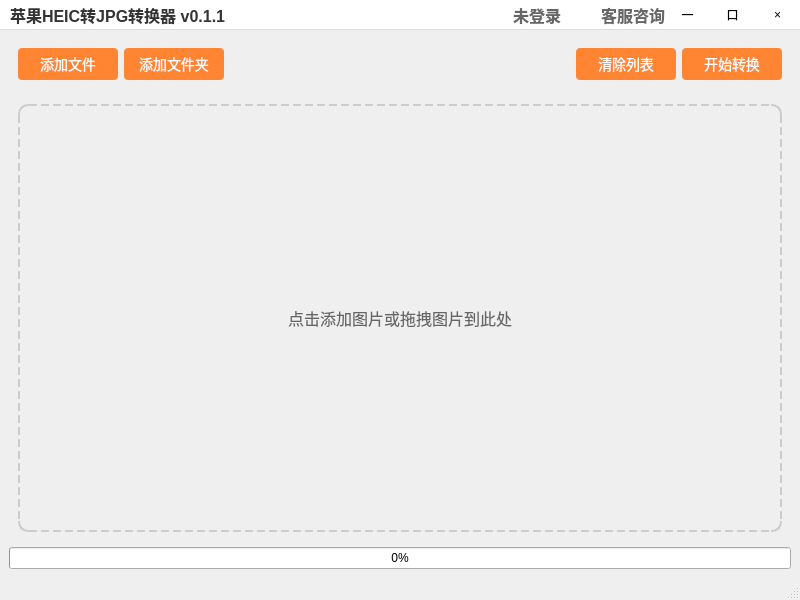
<?xml version="1.0" encoding="UTF-8"?>
<ui version="4.0">
 <class>MainWindow</class>
 <widget class="QMainWindow" name="MainWindow">
  <property name="geometry">
   <rect>
    <x>0</x>
    <y>0</y>
    <width>800</width>
    <height>600</height>
   </rect>
  </property>
  <property name="acceptDrops">
   <bool>true</bool>
  </property>
  <property name="windowTitle">
   <string>苹果HEIC转JPG转换器 v0.1.1</string>
  </property>
  <widget class="QWidget" name="centralwidget">
   <layout class="QVBoxLayout" name="verticalLayout">
    <property name="spacing">
     <number>0</number>
    </property>
    <property name="leftMargin">
     <number>0</number>
    </property>
    <property name="topMargin">
     <number>0</number>
    </property>
    <property name="rightMargin">
     <number>0</number>
    </property>
    <property name="bottomMargin">
     <number>0</number>
    </property>
    <item>
     <widget class="QWidget" name="titleBar" native="true">
      <property name="minimumSize">
       <size>
        <width>0</width>
        <height>30</height>
       </size>
      </property>
      <property name="styleSheet">
       <string notr="true">QWidget#titleBar {
    background-color: white;
    border-bottom: 1px solid #DDDDDD;
}</string>
      </property>
      <layout class="QHBoxLayout" name="horizontalLayout_2">
       <property name="spacing">
        <number>0</number>
       </property>
       <property name="leftMargin">
        <number>10</number>
       </property>
       <property name="topMargin">
        <number>0</number>
       </property>
       <property name="rightMargin">
        <number>0</number>
       </property>
       <property name="bottomMargin">
        <number>0</number>
       </property>
       <item>
        <widget class="QLabel" name="titleLabel">
         <property name="styleSheet">
          <string notr="true">QLabel {
    color: #333333;
    font-size: 16px;
    font-weight: bold;
    font-family: &quot;Microsoft YaHei&quot;;
}</string>
         </property>
         <property name="text">
          <string>苹果HEIC转JPG转换器 v0.1.1</string>
         </property>
        </widget>
       </item>
       <item>
        <spacer name="horizontalSpacer_3">
         <property name="orientation">
          <enum>Qt::Horizontal</enum>
         </property>
         <property name="sizeHint" stdset="0">
          <size>
           <width>40</width>
           <height>20</height>
          </size>
         </property>
        </spacer>
       </item>
       <item>
        <widget class="QPushButton" name="loginButton">
         <property name="cursor">
          <cursorShape>PointingHandCursor</cursorShape>
         </property>
         <property name="styleSheet">
          <string notr="true">QPushButton {
    border: none;
    color: #666666;
    background: transparent;
    font-size: 16px;
    font-weight: bold;
    font-family: &quot;Microsoft YaHei&quot;;
}
QPushButton:hover {
    color: #FF8533;
}</string>
         </property>
         <property name="text">
          <string>未登录</string>
         </property>
        </widget>
       </item>
       <item>
        <spacer name="horizontalSpacer">
         <property name="orientation">
          <enum>Qt::Horizontal</enum>
         </property>
         <property name="sizeType">
          <enum>QSizePolicy::Maximum</enum>
         </property>
         <property name="sizeHint" stdset="0">
          <size>
           <width>40</width>
           <height>20</height>
          </size>
         </property>
        </spacer>
       </item>
       <item>
        <widget class="QPushButton" name="serviceButton">
         <property name="cursor">
          <cursorShape>PointingHandCursor</cursorShape>
         </property>
         <property name="styleSheet">
          <string notr="true">QPushButton {
    border: none;
    color: #666666;
    background: transparent;
    font-size: 16px;
    font-weight: bold;
    font-family: &quot;Microsoft YaHei&quot;;
}
QPushButton:hover {
    color: #FF8533;
}</string>
         </property>
         <property name="text">
          <string>客服咨询</string>
         </property>
        </widget>
       </item>
       <item>
        <widget class="QPushButton" name="minimizeButton">
         <property name="minimumSize">
          <size>
           <width>45</width>
           <height>30</height>
          </size>
         </property>
         <property name="cursor">
          <cursorShape>PointingHandCursor</cursorShape>
         </property>
         <property name="styleSheet">
          <string notr="true">QPushButton {
    border: none;
    background: transparent;
}
QPushButton:hover {
    background-color: #E5E5E5;
}
QPushButton:pressed {
    background-color: #D5D5D5;
}</string>
         </property>
         <property name="text">
          <string>一</string>
         </property>
        </widget>
       </item>
       <item>
        <widget class="QPushButton" name="maximizeButton">
         <property name="minimumSize">
          <size>
           <width>45</width>
           <height>30</height>
          </size>
         </property>
         <property name="cursor">
          <cursorShape>PointingHandCursor</cursorShape>
         </property>
         <property name="styleSheet">
          <string notr="true">QPushButton {
    border: none;
    background: transparent;
}
QPushButton:hover {
    background-color: #E5E5E5;
}
QPushButton:pressed {
    background-color: #D5D5D5;
}</string>
         </property>
         <property name="text">
          <string>口</string>
         </property>
        </widget>
       </item>
       <item>
        <widget class="QPushButton" name="closeButton">
         <property name="minimumSize">
          <size>
           <width>45</width>
           <height>30</height>
          </size>
         </property>
         <property name="cursor">
          <cursorShape>PointingHandCursor</cursorShape>
         </property>
         <property name="styleSheet">
          <string notr="true">QPushButton {
    border: none;
    background: transparent;
}
QPushButton:hover {
    background-color: #FF0000;
    color: white;
}
QPushButton:pressed {
    background-color: #AA0000;
    color: white;
}</string>
         </property>
         <property name="text">
          <string>×</string>
         </property>
        </widget>
       </item>
      </layout>
     </widget>
    </item>
    <item>
     <widget class="QWidget" name="contentWidget" native="true">
      <layout class="QVBoxLayout" name="contentLayout">
       <item>
        <widget class="QWidget" name="topWidget" native="true">
         <layout class="QHBoxLayout" name="topLayout">
          <item>
           <widget class="QPushButton" name="addFileButton">
            <property name="minimumSize">
             <size>
              <width>100</width>
              <height>32</height>
             </size>
            </property>
            <property name="cursor">
             <cursorShape>PointingHandCursor</cursorShape>
            </property>
            <property name="styleSheet">
             <string notr="true">QPushButton {
    background-color: #FF8533;
    color: white;
    border: none;
    border-radius: 4px;
    padding: 5px 15px;
    font-size: 14px;
}
QPushButton:hover {
    background-color: #FF9955;
}
QPushButton:pressed {
    background-color: #FF7722;
}</string>
            </property>
            <property name="text">
             <string>添加文件</string>
            </property>
           </widget>
          </item>
          <item>
           <widget class="QPushButton" name="addFolderButton">
            <property name="minimumSize">
             <size>
              <width>100</width>
              <height>32</height>
             </size>
            </property>
            <property name="cursor">
             <cursorShape>PointingHandCursor</cursorShape>
            </property>
            <property name="styleSheet">
             <string notr="true">QPushButton {
    background-color: #FF8533;
    color: white;
    border: none;
    border-radius: 4px;
    padding: 5px 15px;
    font-size: 14px;
}
QPushButton:hover {
    background-color: #FF9955;
}
QPushButton:pressed {
    background-color: #FF7722;
}</string>
            </property>
            <property name="text">
             <string>添加文件夹</string>
            </property>
           </widget>
          </item>
          <item>
           <spacer name="horizontalSpacer_2">
            <property name="orientation">
             <enum>Qt::Horizontal</enum>
            </property>
            <property name="sizeHint" stdset="0">
             <size>
              <width>40</width>
              <height>20</height>
             </size>
            </property>
           </spacer>
          </item>
          <item>
           <widget class="QPushButton" name="clearButton">
            <property name="minimumSize">
             <size>
              <width>100</width>
              <height>32</height>
             </size>
            </property>
            <property name="cursor">
             <cursorShape>PointingHandCursor</cursorShape>
            </property>
            <property name="styleSheet">
             <string notr="true">QPushButton {
    background-color: #FF8533;
    color: white;
    border: none;
    border-radius: 4px;
    padding: 5px 15px;
    font-size: 14px;
}
QPushButton:hover {
    background-color: #FF9955;
}
QPushButton:pressed {
    background-color: #FF7722;
}</string>
            </property>
            <property name="text">
             <string>清除列表</string>
            </property>
           </widget>
          </item>
          <item>
           <widget class="QPushButton" name="startConvertButton">
            <property name="minimumSize">
             <size>
              <width>100</width>
              <height>32</height>
             </size>
            </property>
            <property name="cursor">
             <cursorShape>PointingHandCursor</cursorShape>
            </property>
            <property name="styleSheet">
             <string notr="true">QPushButton {
    background-color: #FF8533;
    color: white;
    border: none;
    border-radius: 4px;
    padding: 5px 15px;
    font-size: 14px;
}
QPushButton:hover {
    background-color: #FF9955;
}
QPushButton:pressed {
    background-color: #FF7722;
}
QPushButton:disabled {
    background-color: #CCCCCC;
}</string>
            </property>
            <property name="text">
             <string>开始转换</string>
            </property>
           </widget>
          </item>
         </layout>
        </widget>
       </item>
       <item>
        <widget class="QStackedWidget" name="stackedWidget">
         <property name="currentIndex">
          <number>0</number>
         </property>
         <widget class="QWidget" name="dropPage">
          <layout class="QVBoxLayout" name="verticalLayout_2">
           <item>
            <widget class="QLabel" name="dropLabel">
             <property name="minimumSize">
              <size>
               <width>0</width>
               <height>200</height>
              </size>
             </property>
             <property name="styleSheet">
              <string notr="true">QLabel {
    border: 2px dashed #CCCCCC;
    border-radius: 10px;
    color: #666666;
    font-size: 16px;
}</string>
             </property>
             <property name="text">
              <string>点击添加图片或拖拽图片到此处</string>
             </property>
             <property name="alignment">
              <set>Qt::AlignCenter</set>
             </property>
            </widget>
           </item>
          </layout>
         </widget>
         <widget class="QWidget" name="listPage">
          <layout class="QVBoxLayout" name="verticalLayout_3">
           <item>
            <widget class="QListWidget" name="fileListWidget"/>
           </item>
          </layout>
         </widget>
        </widget>
       </item>
       <item>
        <widget class="QProgressBar" name="progressBar">
         <property name="value">
          <number>0</number>
         </property>
        </widget>
       </item>
      </layout>
     </widget>
    </item>
   </layout>
  </widget>
  <widget class="QStatusBar" name="statusbar"/>
 </widget>
 <resources/>
 <connections/>
</ui>
